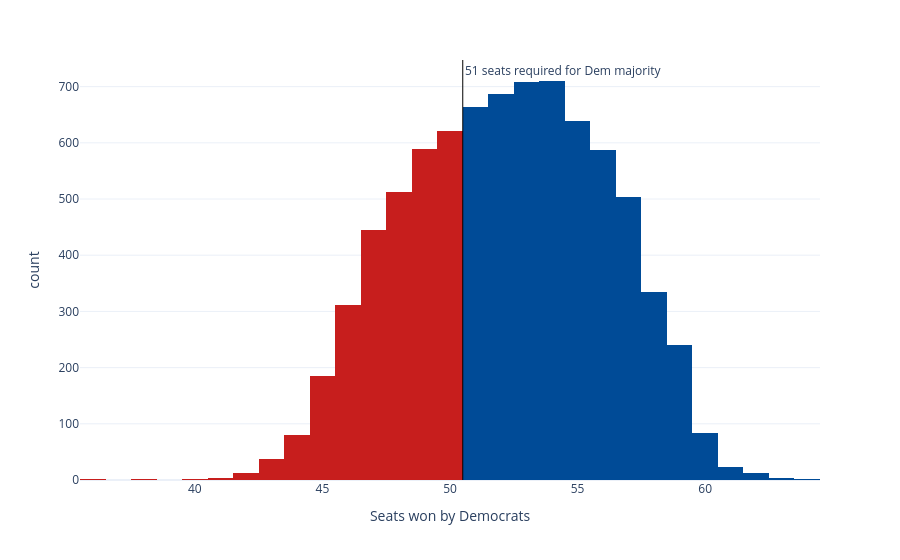

Here is the notebook cell this chart was saved with:
### Code cell
sims_hist = px.histogram(seat_sims, x='seats', nbins=np.unique(seat_sims['seats']).shape[0]*2, color='winner',
                         color_discrete_map={'Democrats': '#004b97', 'Republicans': '#c71e1d'},
                         labels={'seats':'Seats won by Democrats', 'winner': 'Winner'}, template='plotly_white')
sims_hist.update_traces(showlegend=False)
sims_hist.add_vline(x=50.5, line_width=1, line_color='black', annotation_text='51 seats required for Dem majority', 
                    annotation_position='top right')
sims_hist

### Figure 1 — Plotly figure (JSON) as saved in the notebook; plotly's stock layout.template omitted (floating-point values rounded to 4 significant figures; data arrays with more than 128 entries replaced by an {"elided": "..."} marker saying what was removed)
{"data": [{"bingroup": "x", "hovertemplate": "Winner=Democrats<br>Seats won by Democrats=%{x}<br>count=%{y}<extra></extra>", "legendgroup": "Democrats", "marker": {"color": "#004b97", "pattern": {"shape": ""}}, "name": "Democrats", "nbinsx": 54, "orientation": "v", "showlegend": false, "type": "histogram", "x": {"elided": "5200 int values"}, "xaxis": "x", "yaxis": "y"}, {"bingroup": "x", "hovertemplate": "Winner=Republicans<br>Seats won by Democrats=%{x}<br>count=%{y}<extra></extra>", "legendgroup": "Republicans", "marker": {"color": "#c71e1d", "pattern": {"shape": ""}}, "name": "Republicans", "nbinsx": 54, "orientation": "v", "showlegend": false, "type": "histogram", "x": {"elided": "2800 int values"}, "xaxis": "x", "yaxis": "y"}], "layout": {"annotations": [{"showarrow": false, "text": "51 seats required for Dem majority", "x": 50.5, "xanchor": "left", "xref": "x", "y": 1, "yanchor": "top", "yref": "y domain"}], "barmode": "relative", "legend": {"title": {"text": "Winner"}, "tracegroupgap": 0}, "margin": {"t": 60}, "shapes": [{"line": {"color": "black", "width": 1}, "type": "line", "x0": 50.5, "x1": 50.5, "xref": "x", "y0": 0, "y1": 1, "yref": "y domain"}], "xaxis": {"anchor": "y", "domain": [0, 1], "title": {"text": "Seats won by Democrats"}}, "yaxis": {"anchor": "x", "domain": [0, 1], "title": {"text": "count"}}}}
